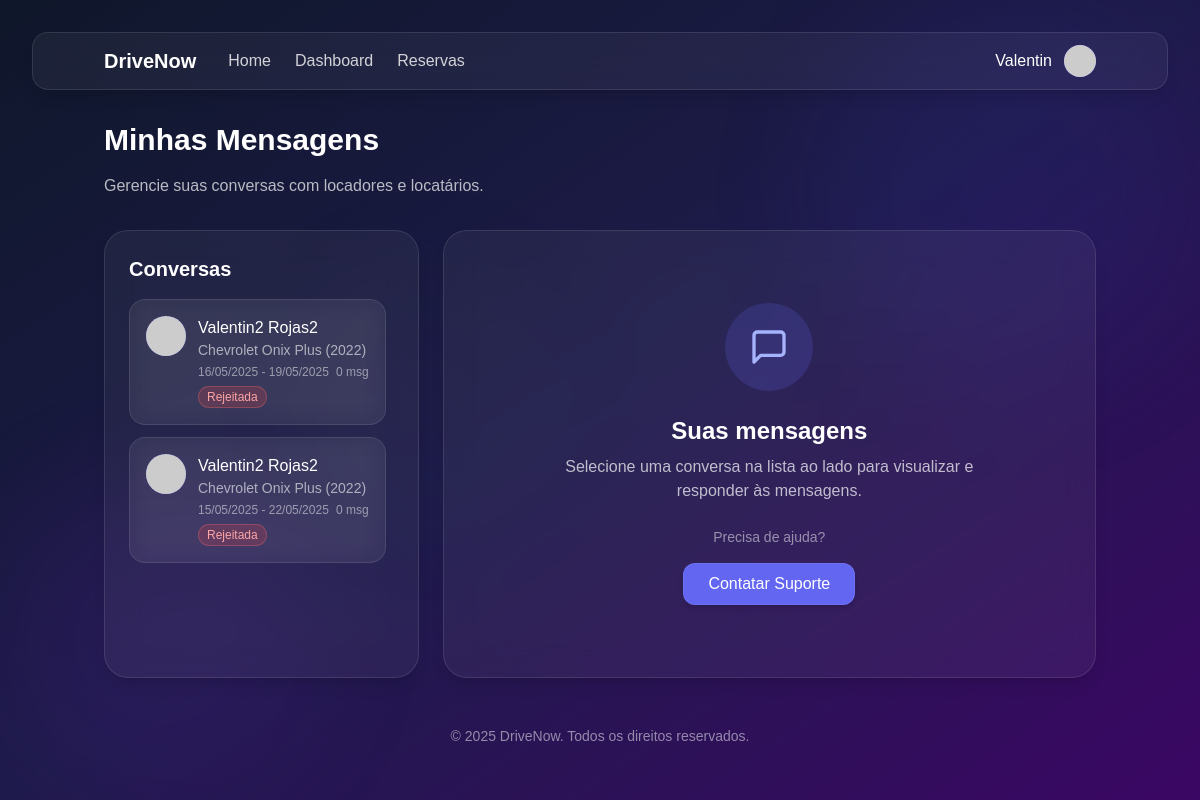
/drivenow/mensagens/mensagens.php (signed in), run on the app's committed database.
### tables this page shows
CREATE TABLE `reserva` (
  `id` int(11) NOT NULL,
  `veiculo_id` int(11) DEFAULT NULL,
  `conta_usuario_id` int(11) DEFAULT NULL,
  `reserva_data` date DEFAULT NULL,
  `devolucao_data` date DEFAULT NULL,
  `diaria_valor` decimal(10,2) DEFAULT NULL,
  `taxas_de_uso` decimal(10,2) DEFAULT NULL,
  `taxas_de_limpeza` decimal(10,2) DEFAULT NULL,
  `valor_total` decimal(10,2) DEFAULT NULL,
  `status` varchar(20) DEFAULT 'pendente',
  `observacoes` text DEFAULT NULL
);

CREATE TABLE `veiculo` (
  `id` int(11) NOT NULL,
  `local_id` int(11) DEFAULT NULL,
  `categoria_veiculo_id` int(11) DEFAULT NULL,
  `dono_id` int(11) DEFAULT NULL,
  `veiculo_marca` varchar(50) DEFAULT NULL,
  `veiculo_modelo` varchar(100) DEFAULT NULL,
  `veiculo_ano` int(11) DEFAULT NULL,
  `veiculo_km` int(11) DEFAULT NULL,
  `veiculo_placa` varchar(50) DEFAULT NULL,
  `veiculo_cambio` varchar(50) DEFAULT NULL,
  `veiculo_combustivel` varchar(50) DEFAULT NULL,
  `veiculo_portas` int(11) DEFAULT NULL,
  `veiculo_acentos` int(11) DEFAULT NULL,
  `veiculo_tracao` varchar(50) DEFAULT NULL,
  `disponivel` tinyint(1) DEFAULT 1 COMMENT '0=Indisponível, 1=Disponível',
  `preco_diaria` decimal(10,2) NOT NULL DEFAULT 150.00,
  `descricao` text DEFAULT NULL,
  `media_avaliacao` decimal(3,1) DEFAULT NULL,
  `total_avaliacoes` int(11) DEFAULT 0
);

### drivenow/includes/auth.php (called while the page is built, shortened)
<?php
function getUsuario() {
    return $_SESSION['usuario'] ?? null;
}
?>

### drivenow/mensagens/mensagens.php (the view, shortened to what this page needs)
<?php
require_once '../includes/auth.php';
$usuario = getUsuario();
global $pdo;
$stmt = $pdo->prepare("
    SELECT r.*, v.veiculo_marca, v.veiculo_modelo, v.veiculo_ano, v.veiculo_placa,
           loc.nome_local, c.cidade_nome, e.sigla,
           proprio.primeiro_nome AS dono_nome, proprio.segundo_nome AS dono_sobrenome,
           locat.primeiro_nome AS locatario_nome, locat.segundo_nome AS locatario_sobrenome,
           (SELECT COUNT(m.id) FROM mensagem m WHERE m.reserva_id = r.id) AS total_mensagens,
           (SELECT COUNT(m.id) FROM mensagem m WHERE m.reserva_id = r.id AND m.remetente_id != ? AND m.lida = 0) AS nao_lidas
    FROM reserva r
    INNER JOIN veiculo v ON r.veiculo_id = v.id
    INNER JOIN dono d ON v.dono_id = d.id
    INNER JOIN conta_usuario proprio ON d.conta_usuario_id = proprio.id
    INNER JOIN conta_usuario locat ON r.conta_usuario_id = locat.id
    LEFT JOIN local loc ON v.local_id = loc.id
    LEFT JOIN cidade c ON loc.cidade_id = c.id
    LEFT JOIN estado e ON c.estado_id = e.id
    WHERE r.conta_usuario_id = ? OR proprio.id = ?
    ORDER BY nao_lidas DESC, r.reserva_data DESC
");
$stmt->execute([$usuario['id'], $usuario['id'], $usuario['id']]);
$reservas = $stmt->fetchAll();
?>
<!DOCTYPE html>
<html lang="pt-br">
<head>
    <script src="https://cdn.tailwindcss.com"></script>
</head>
<body class="min-h-screen bg-gradient-to-br from-slate-900 via-indigo-950 to-purple-950 text-white p-4 md:p-8 overflow-x-hidden">
    <div class="fixed top-0 right-0 w-96 h-96 rounded-full bg-indigo-700 opacity-10 blur-3xl -z-10 animate-pulse animate-pulse-15s"></div>
    <div class="fixed bottom-0 left-0 w-80 h-80 rounded-full bg-purple-700 opacity-10 blur-3xl -z-10 animate-pulse animate-pulse-20s"></div>
    <div class="fixed top-1/3 left-1/4 w-64 h-64 rounded-full bg-slate-700 opacity-5 blur-3xl -z-10 animate-pulse animate-pulse-25s"></div>
    <header class="backdrop-blur-md bg-white/5 border subtle-border rounded-2xl mb-8 shadow-lg overflow-hidden">
        <div class="container mx-auto px-4 py-3">
            <div class="flex justify-between items-center">
                <div class="flex items-center">
                    <a href="../index.php" class="text-xl font-bold text-white mr-8">DriveNow</a>
                    <nav class="hidden md:flex space-x-6">
                        <a href="../index.php" class="text-white/80 hover:text-white transition-colors">Home</a>
                        <a href="../vboard.php" class="text-white/80 hover:text-white transition-colors">Dashboard</a>
                        <a href="../reserva/minhas_reservas.php" class="text-white/80 hover:text-white transition-colors">Reservas</a>
                    </nav>
                </div>
                <div class="flex items-center gap-3">
                    <span class="text-white hidden md:inline"><?= htmlspecialchars($usuario['primeiro_nome']) ?></span>
                    <div class="relative h-8 w-8 transition-transform hover:scale-110 rounded-full flex items-center justify-center bg-indigo-500 text-white overflow-hidden">
                        <?php if (isset($usuario['foto_perfil']) && !empty($usuario['foto_perfil'])): ?>
                            <img src="<?= htmlspecialchars($usuario['foto_perfil']) ?>" alt="Foto de Perfil" class="h-full w-full object-cover">
                        <?php else: ?>
                            <img src="https://api.dicebear.com/7.x/initials/svg?seed=<?= urlencode($usuario['primeiro_nome']) ?>&backgroundColor=818cf8&textColor=ffffff&fontSize=40" alt="Usuário" class="h-full w-full object-cover">
                        <?php endif; ?>
                    </div>
                </div>
            </div>
        </div>
    </header>
    <main class="container mx-auto px-4">
        <div class="mb-8">
            <h1 class="text-3xl font-bold mb-4">Minhas Mensagens</h1>
            <p class="text-white/70">Gerencie suas conversas com locadores e locatários.</p>
        </div>
        <div class="grid grid-cols-1 lg:grid-cols-3 gap-6">
            <div class="col-span-1 backdrop-blur-lg bg-white/5 border subtle-border rounded-3xl p-6 shadow-lg">
                <h2 class="text-xl font-bold mb-4">Conversas</h2>
                <?php if (empty($reservas)): ?>
                    <div class="py-8 text-center">
                        <div class="mx-auto mb-4 w-12 h-12 rounded-full bg-indigo-500/20 flex items-center justify-center text-indigo-300">
                            <svg xmlns="http://www.w3.org/2000/svg" width="24" height="24" viewBox="0 0 24 24" fill="none" stroke="currentColor" stroke-width="2" stroke-linecap="round" stroke-linejoin="round">
                                <path d="M21 15a2 2 0 0 1-2 2H7l-4 4V5a2 2 0 0 1 2-2h14a2 2 0 0 1 2 2z"></path>
                            </svg>
                        </div>
                        <h3 class="text-lg font-medium mb-2">Nenhuma conversa</h3>
                        <p class="text-white/60 text-sm">Suas conversas sobre reservas aparecerão aqui.</p>
                    </div>
                <?php else: ?>
                    <div class="space-y-3 max-h-[70vh] overflow-y-auto pr-2">
                        <?php foreach ($reservas as $reserva): ?>
                            <?php
                                $ehProprietario = $reserva['dono_nome'] . ' ' . $reserva['dono_sobrenome'] === $usuario['primeiro_nome'] . ' ' . $usuario['segundo_nome'];
                                $outraPessoa = $ehProprietario
                                    ? $reserva['locatario_nome'] . ' ' . $reserva['locatario_sobrenome']
                                    : $reserva['dono_nome'] . ' ' . $reserva['dono_sobrenome'];
                                $sobreReserva = $reserva['veiculo_marca'] . ' ' . $reserva['veiculo_modelo'] . ' (' . $reserva['veiculo_ano'] . ')';
                                $dataInicio = date('d/m/Y', strtotime($reserva['reserva_data']));
                                $dataFim = date('d/m/Y', strtotime($reserva['devolucao_data']));
                            ?>
                            <a href="mensagens_conversa.php?reserva=<?= $reserva['id'] ?>" class="block backdrop-blur-md bg-white/5 hover:bg-white/10 border subtle-border rounded-2xl p-4 transition-all">
                                <div class="flex items-start gap-3">
                                    <div class="flex-shrink-0 w-10 h-10 rounded-full bg-indigo-500 flex items-center justify-center overflow-hidden">
                                        <img src="https://api.dicebear.com/7.x/initials/svg?seed=<?= urlencode($outraPessoa) ?>&backgroundColor=818cf8&textColor=ffffff&fontSize=40" alt="<?= htmlspecialchars($outraPessoa) ?>" class="w-full h-full object-cover">
                                    </div>
                                    <div class="flex-1 min-w-0">
                                        <div class="flex justify-between items-start">
                                            <h3 class="font-medium text-white truncate"><?= htmlspecialchars($outraPessoa) ?></h3>
                                        </div>
                                        <p class="text-white/60 text-sm truncate"><?= htmlspecialchars($sobreReserva) ?></p>
                                        <div class="flex justify-between items-center mt-1">
                                            <span class="text-white/50 text-xs"><?= $dataInicio ?> - <?= $dataFim ?></span>
                                            <span class="text-white/50 text-xs"><?= $reserva['total_mensagens'] ?> msg</span>
                                        </div>
                                        <div class="mt-1">
                                            <?php
                                                $statusClasses = [
                                                    'pendente' => 'bg-yellow-500/20 text-yellow-300 border-yellow-400/30',
                                                    'confirmada' => 'bg-emerald-500/20 text-emerald-300 border-emerald-400/30',
                                                    'em_andamento' => 'bg-blue-500/20 text-blue-300 border-blue-400/30',
                                                    'finalizada' => 'bg-gray-500/20 text-gray-300 border-gray-400/30',
                                                    'cancelada' => 'bg-gray-500/20 text-gray-300 border-gray-400/30',
                                                    'rejeitada' => 'bg-red-500/20 text-red-300 border-red-400/30'
                                                ];
                                                $statusLabels = [
                                                    'pendente' => 'Pendente',
                                                    'confirmada' => 'Confirmada',
                                                    'em_andamento' => 'Em Andamento',
                                                    'finalizada' => 'Finalizada',
                                                    'cancelada' => 'Cancelada',
                                                    'rejeitada' => 'Rejeitada'
                                                ];
                                                $statusClass = $statusClasses[$reserva['status']] ?? 'bg-gray-500/20 text-gray-300 border-gray-400/30';
                                                $statusLabel = $statusLabels[$reserva['status']] ?? 'Desconhecido';
                                            ?>
                                            <span class="px-2 py-0.5 text-xs rounded-full <?= $statusClass ?> border inline-block">
                                                <?= $statusLabel ?>
                                            </span>
                                        </div>
                                    </div>
                                </div>
                            </a>
                        <?php endforeach; ?>
                    </div>
                <?php endif; ?>
            </div>
            <div class="col-span-1 lg:col-span-2 backdrop-blur-lg bg-white/5 border subtle-border rounded-3xl p-6 shadow-lg flex flex-col">
                <div class="flex-1 flex flex-col items-center justify-center py-12">
                    <div class="p-6 rounded-full bg-indigo-500/20 text-indigo-300 mb-6">
                        <svg xmlns="http://www.w3.org/2000/svg" width="24" height="24" viewBox="0 0 24 24" fill="none" stroke="currentColor" stroke-width="2" stroke-linecap="round" stroke-linejoin="round" class="h-10 w-10">
                            <path d="M21 15a2 2 0 0 1-2 2H7l-4 4V5a2 2 0 0 1 2-2h14a2 2 0 0 1 2 2z"></path>
                        </svg>
                    </div>
                    <h2 class="text-2xl font-bold mb-2">Suas mensagens</h2>
                    <p class="text-white/70 text-center max-w-md mb-6">Selecione uma conversa na lista ao lado para visualizar e responder às mensagens.</p>
                    <div class="text-center space-y-4">
                        <p class="text-white/50 text-sm">Precisa de ajuda?</p>
                        <a href="#" class="inline-block bg-indigo-500 hover:bg-indigo-600 text-white font-medium rounded-xl transition-colors border border-indigo-400/30 px-6 py-2 shadow-md hover:shadow-lg">
                            Contatar Suporte
                        </a>
                    </div>
                </div>
            </div>
        </div>
    </main>
    <footer class="mt-12 mb-6 px-4 text-center text-white/50 text-sm">
        <p>&copy; <?= date('Y') ?> DriveNow. Todos os direitos reservados.</p>
    </footer>
</body>
</html>

### drivenow/mensagens/mensagens.php (style rules this page uses)
body { font-family: sans-serif; }
.animate-pulse-15s { animation-duration: 15s; }
.animate-pulse-20s { animation-duration: 20s; }
.animate-pulse-25s { animation-duration: 25s; }
.subtle-border { border-color: rgba(255, 255, 255, 0.1); }

### data on the page
reserva: outraPessoa "Valentin2 Rojas2", veiculo.veiculo_ano "Chevrolet Onix Plus (2022)", reserva_data "16/05/2025", devolucao_data "19/05/2025", total_mensagens "0", status "Rejeitada"
reserva: outraPessoa "Valentin2 Rojas2", veiculo.veiculo_ano "Chevrolet Onix Plus (2022)", reserva_data "15/05/2025", devolucao_data "22/05/2025", total_mensagens "0", status "Rejeitada"

### other printed values
$usuario['primeiro_nome'] "Valentin"
